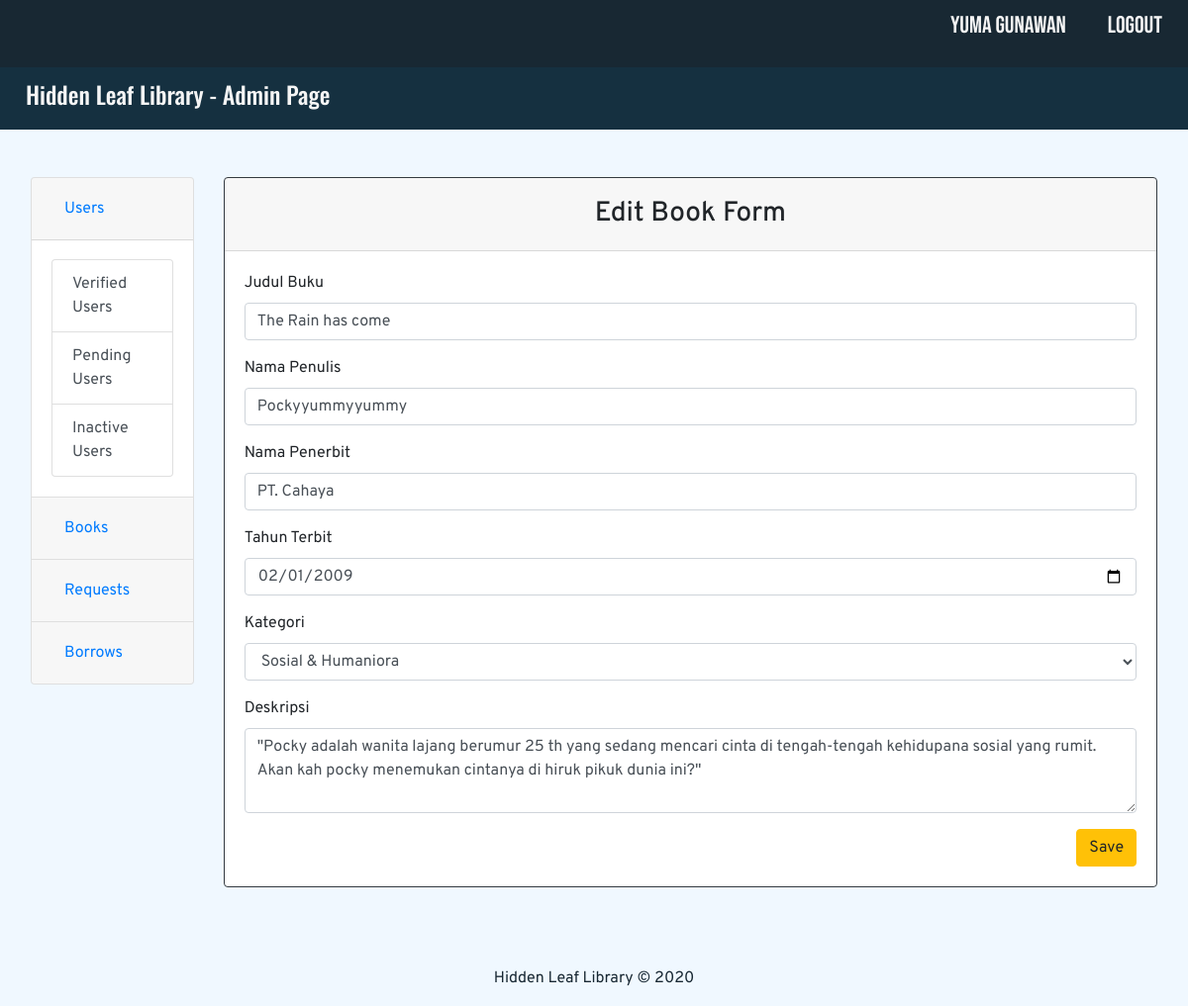
Page /addBook.php?edit=14 (signed in) on the committed database.
### tables this page shows
CREATE TABLE `book` (
  `id` int(5) NOT NULL,
  `nama` varchar(50) NOT NULL,
  `penulis` varchar(50) NOT NULL,
  `penerbit` varchar(50) NOT NULL,
  `tahun_terbit` date NOT NULL,
  `kategori` enum('Gaya hidup','Romantis','Sains','Pendidikan','Sosial & Humaniora','Bisnis & Ekonomi','Agama & Psikologi','Seni & Desain','Fiksi & Sastra','Pengembangan Diri','Komik','Komputer & Teknologi') NOT NULL,
  `deskripsi` varchar(200) NOT NULL,
  `status` int(5) NOT NULL
);

### addBook.php (the view, shortened to what this page needs)
<?php
    include "koneksi.php";
    if(!empty($_GET['edit'])){
        $book_id = $_GET['edit'];
        $query = "SELECT * FROM book WHERE id='$book_id'";
        $res = mysqli_query($con,$query);
        $data = mysqli_fetch_row($res);
        $titleVal = $data[1];
        $authorVal = $data[2];
        $pubVal = $data[3];
        $dateVal = $data[4];
        $catVal = $data[5];
        $descVal = $data[6];
    }
?>
<!DOCTYPE html>
<html lang="en">
<head>
    <link rel="stylesheet" href="https://cdn.jsdelivr.net/npm/bootstrap@4.5.3/dist/css/bootstrap.min.css">
    <link rel="stylesheet" href="css/style.css">
</head>
<body>
    <?php
      include "navbar.php";
    ?>
    <div class="row mt-5 mx-3">
        <?php
            include "adminBar.php";
        ?>
        <div class="col">
            <div class="card border-dark">
                <div class="card-header">
                    <h3 class="mb-0 my-2" style="text-align: center;">
                    <?php
                        if (isset($_SESSION['edit']) && $_SESSION['edit'] == True){
                            echo 'Edit Book Form';
                        }
                        else {
                            echo 'Add Book Form';
                        }
                    ?>
                    </h3>
                </div>
                <div class="card-body">
                    <form class="form" role="form" autocomplete="off" method="POST" action="">
                        <div class="form-group">
                            <label for="b_title">Judul Buku</label>
                            <?php if (isset($_SESSION['edit']) && $_SESSION['edit'] == True) : ?>
                                <input type="text" name="b_title" class="form-control" id="b_title" placeholder="Input title" required="" <?php echo 'value="' . $titleVal . '"'; ?>>
                            <?php else : ?>
                                <input type="text" name="b_title" class="form-control" id="b_title" placeholder="Input title" required="">
                            <?php endif; ?>
                        </div>
                        <div class="form-group">
                            <label for="b_author">Nama Penulis</label>
                            <?php if (isset($_SESSION['edit']) && $_SESSION['edit'] == True) : ?>
                                <input type="text" name="b_author" class="form-control" id="b_author" placeholder="Input author's name" required="" <?php echo 'value="' . $authorVal . '"'; ?>>
                            <?php else : ?>
                                <input type="text" name="b_author" class="form-control" id="b_author" placeholder="Input author's name" required="">
                            <?php endif; ?>
                        </div>
                        <div class="form-group">
                            <label for="b_publish">Nama Penerbit</label>
                            <?php if (isset($_SESSION['edit']) && $_SESSION['edit'] == True) : ?>
                                <input type="text" name="b_publish" class="form-control" id="b_publish" placeholder="Input publisher's name" required="" <?php echo 'value="' . $pubVal . '"'; ?>>
                            <?php else : ?>
                                <input type="text" name="b_publish" class="form-control" id="b_publish" placeholder="Input publisher's name" required="">
                            <?php endif; ?>
                        </div>
                        <div class="form-group">
                            <label for="b_date">Tahun Terbit</label>
                            <?php if (isset($_SESSION['edit']) && $_SESSION['edit'] == True) : ?>
                                <input type="date" name="b_date" class="form-control" id="b_date" required="" <?php echo 'value="' . $dateVal . '"'; ?>>
                            <?php else : ?>
                                <input type="date" name="b_date" class="form-control" id="b_date" required="">
                            <?php endif; ?>
                        </div>
                        <div class="form-group">
                            <label for="category">Kategori</label>
                            <select name="category" class="form-control" id="category" required="">
                            <?php if (isset($_SESSION['edit']) && $_SESSION['edit'] == True) : ?>
                                <option selected <?php echo 'value="' . $catVal . '"'; ?>><?php echo $catVal; ?></option>
                            <?php endif; ?>
                            </select>
                        </div>
                        <div class="form-group">
                            <label for="desc">Deskripsi</label>
                            <?php if (isset($_SESSION['edit']) && $_SESSION['edit'] == True) : ?>
                                <textarea class="form-control" name="desc" id="desc" rows="3"><?php echo '"' . $descVal . '"'; ?></textarea>
                            <?php else: ?>
                                <textarea class="form-control" name="desc" id="desc" rows="3"></textarea>
                            <?php endif; ?>
                        </div>
                        <div class="form-group">
                            <?php
                            if (isset($_SESSION['edit']) && $_SESSION['edit'] == True){
                                echo '<input name="save" type="submit" class="btn btn-warning btn-md float-right" value="Save"/>';
                            }
                            else {
                                echo '<input name="reset" type="reset" class="btn btn-danger btn-md float-right mx-1" value="Reset"/>';
                                echo '<input name="add" type="submit" class="btn btn-success btn-md float-right mx-1" value="Add"/>';
                            }
                            ?>
                        </div>
                    </form>
                </div>
            </div>
        </div>
    </div>
    <?php
      include "footer.php";
    ?>
</body>
</html>

### css/style.css (style rules this page uses)
body { background-color: aliceblue; font-family: "Overpass", sans-serif; scroll-behavior: smooth; }

### rows in the picture
book: b_title "The Rain has come", b_author "Pockyyummyyummy", b_publish "PT. Cahaya", b_date "02/01/2009", category "Sosial & Humaniora", desc "\"Pocky adalah wanita lajang berumur 25 th yang sedang mencari cinta di tengah-tengah kehidupana sosial yang rumit. Akan kah pocky menemukan cintanya di hiruk pikuk dunia ini?\""

### other values in the picture
$_SESSION["fname"] "Yuma Gunawan"
